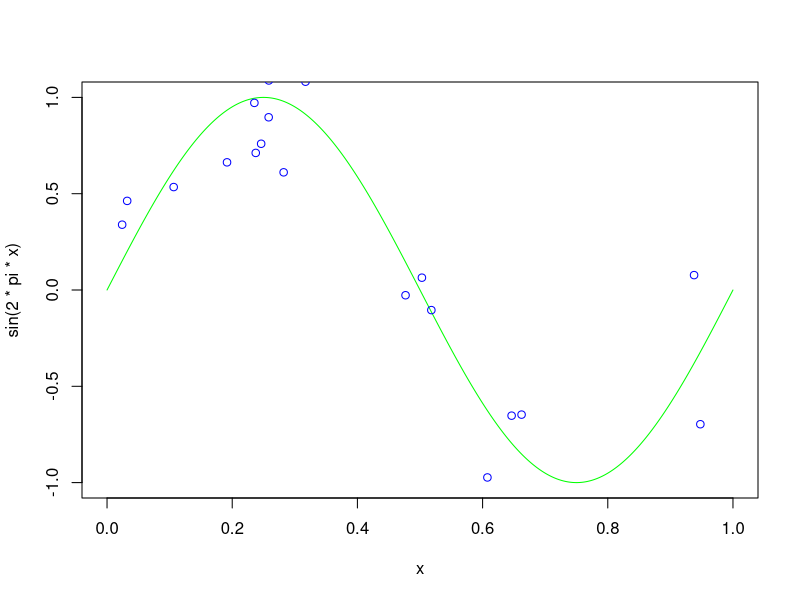

Here is the R script that generated this plot:

library(mvtnorm)
library(Matrix)

set.seed(76757)
###### define hyperparamters
beta <- 1/0.2^2
x <- seq(0,1,length=1000)

###### generate a few targets and predictors
n.sim <- 20
xN <- runif(n.sim ,0,1)
tN <- sin(2*pi*xN) + rnorm(n.sim,0,sqrt(1/beta))

quartz()
plot(x,sin(2*pi*x),type="l",col="green")
points(xN,tN,col="blue")


























# gamma: used to udpate alpha and beta
calcGammaVec <- function(sigma, currentAlpha){
    diagSigma <- rowSums( sigma * diag(dim(sigma)[1]) )
    gamma <- 1 - currentAlpha * diagSigma
    return(gamma)
}

# update alpha 
updateAlpha <- function(mu, gamma){
    return(gamma / mu^2)
}

# update beta
updateBetaInv <- function(t, phi, mu, N, gamma ){
    dis.sqr <- dist(rbind(t, phi %*% mu))^2
    return(dis.sqr / (N - sum(gamma)))
}

